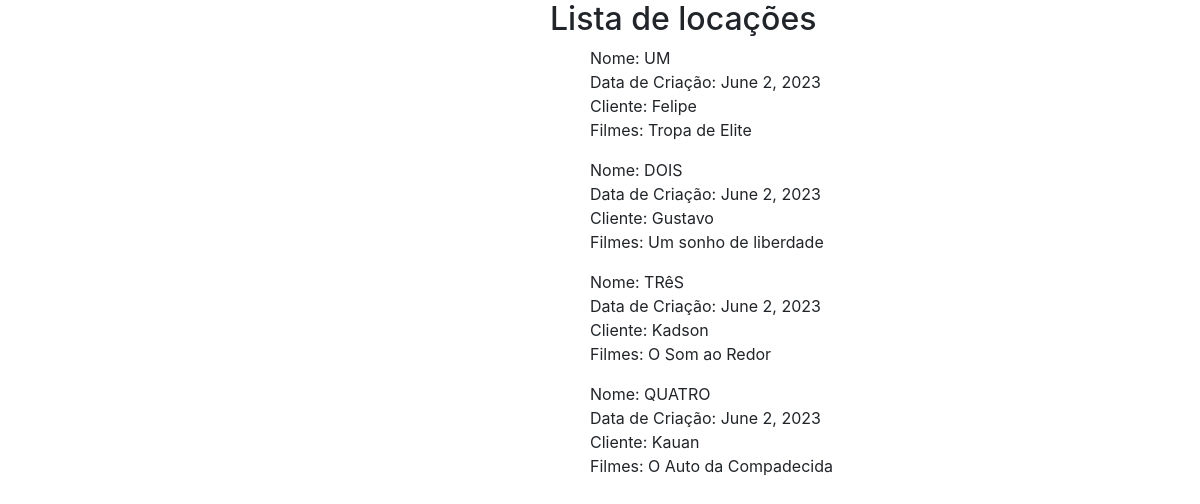
Screenshot of /lista_locacao/ with the database file from the repository.
### locadora/models.py (models this page shows, shortened)
class locacao(models.Model):
    nome = models.CharField(max_length=150)
    data = models.DateField()
    cliente = models.ForeignKey(cliente, on_delete=models.CASCADE)
    filme = models.ManyToManyField(filme)

class cliente(models.Model):
    nome = models.CharField(max_length=150)
    email = models.EmailField()

class filme(models.Model):
    titulo = models.CharField(max_length=150)
    valor = models.FloatField()
    categoria = models.ForeignKey(categoria, on_delete=models.CASCADE)

### locadora/views.py (the view)
# urls.py: path('lista_locacao/',lista_locacao, name="locacao"),
def lista_locacao(request):
    lista = locacao.objects.all()
    context={'locacoes': lista}
    return render(request,'locadora/lista_locacao.html',context)

### locadora/templates/locadora/lista_locacao.html (shortened to what this page needs)
<!DOCTYPE html>
<html lang="en">
<head>
    <link rel="stylesheet" href="https://stackpath.bootstrapcdn.com/bootstrap/4.5.2/css/bootstrap.min.css">
</head>
<body>
    <main>
    <h2>Lista de locações</h2>
    {% for locacao in locacoes %}
                <ul>
                    <li>Nome: {{ locacao.nome }} </li>
                    <li>Data de Criação: {{ locacao.data }}</li>
                    <li>Cliente: {{ locacao.cliente.nome }}</li>
                    <li>Filmes:
                        {% for filme in locacao.filme.all %}
                        {{ filme.titulo }}
                        {% endfor %}
                    </li>
                </ul>
        {% endfor %}
    </main>
</body>
</html>

### locadora/templates/locadora/lista_locacao.html (style rules this page uses)
body { margin-left: 550px; }
li { list-style: none; }

### rows the page displays
locacao: nome "UM", data "June 2, 2023", cliente.nome "Felipe"
filme: titulo "Tropa de Elite"
locacao: nome "DOIS", data "June 2, 2023", cliente.nome "Gustavo"
filme: titulo "Um sonho de liberdade"
locacao: nome "TRêS", data "June 2, 2023", cliente.nome "Kadson"
filme: titulo "O Som ao Redor"
locacao: nome "QUATRO", data "June 2, 2023", cliente.nome "Kauan"
filme: titulo "O Auto da Compadecida"
